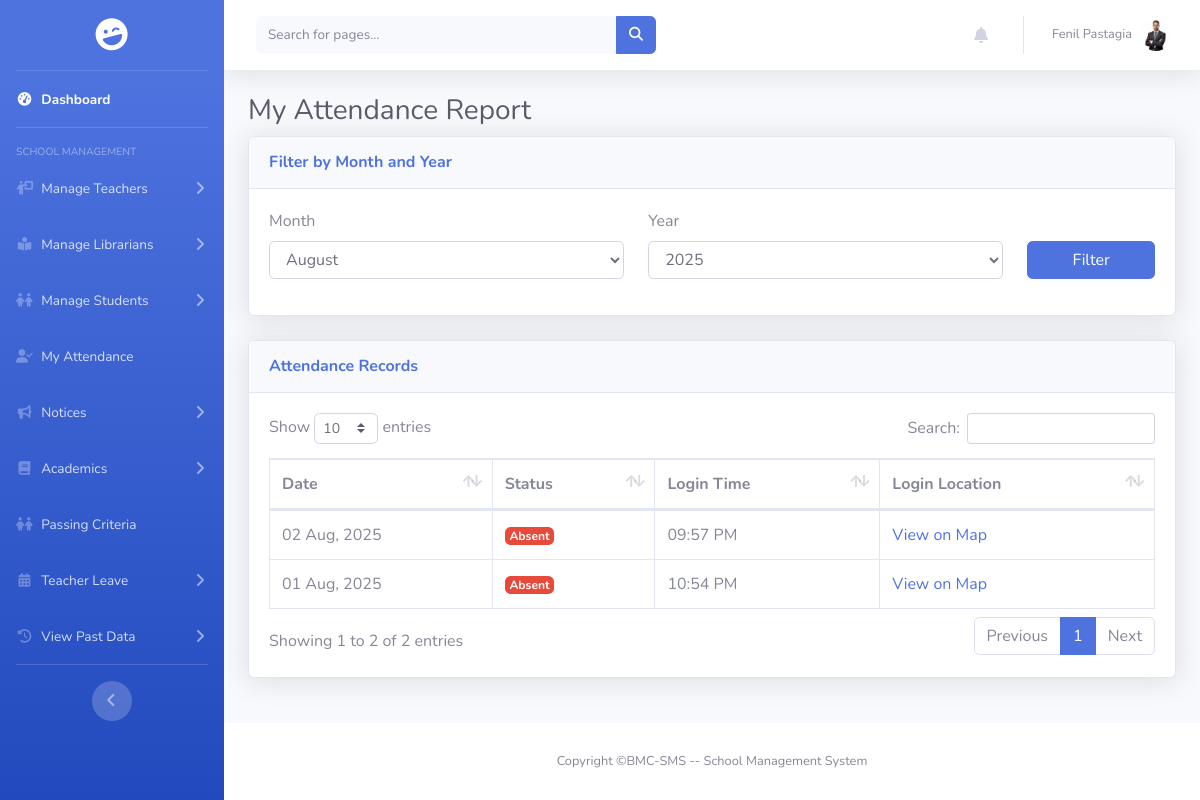
/pages/principal/view_my_attendance.php (signed in), run on an earlier commit of the app's database.
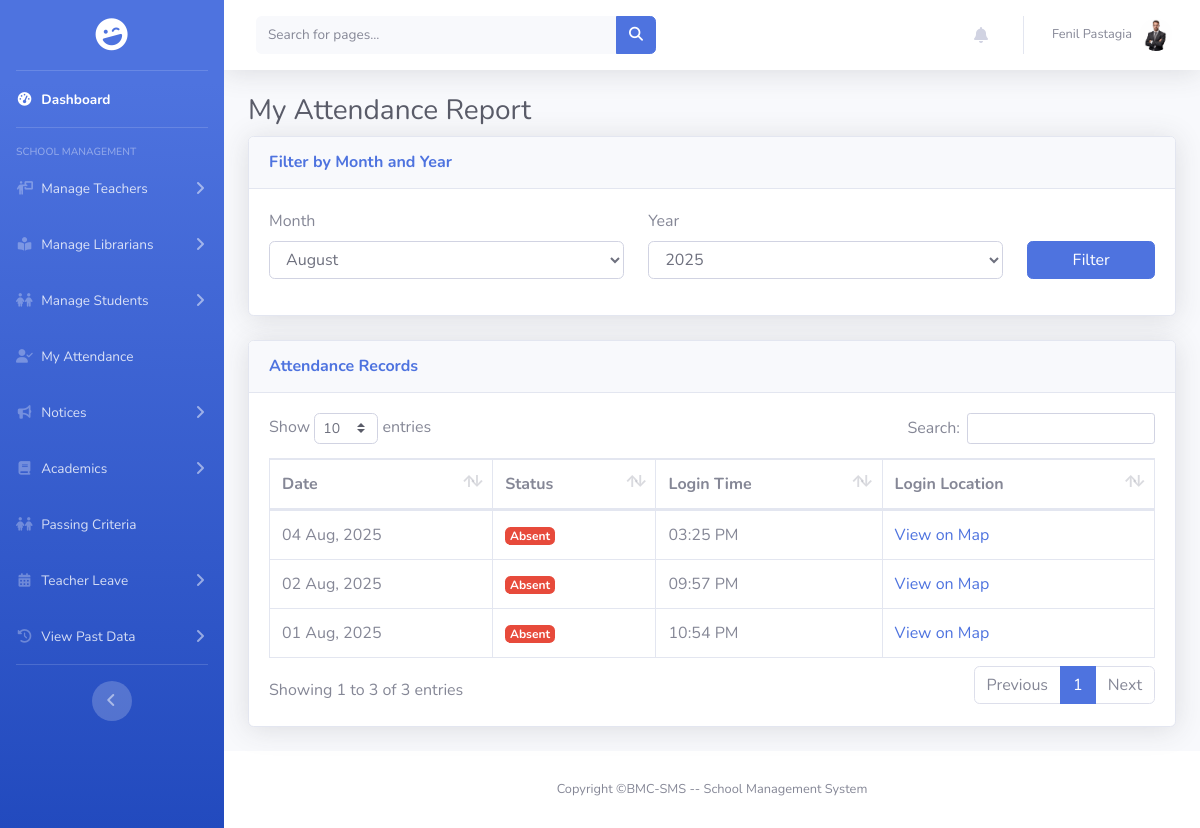
And on a later commit of the database.
### tables this page shows
CREATE TABLE `principal_attendance` (
  `id` int(11) NOT NULL,
  `principal_id` int(11) NOT NULL,
  `school_id` int(11) NOT NULL,
  `attendance_date` date NOT NULL,
  `status` enum('Present','Absent') NOT NULL,
  `login_latitude` decimal(10,8) DEFAULT NULL,
  `login_longitude` decimal(11,8) DEFAULT NULL,
  `login_time` time NOT NULL,
  `updated_at` timestamp NOT NULL DEFAULT current_timestamp() ON UPDATE current_timestamp()
);

### encryption.php (called while the page is built, shortened)
<?php
function decrypt_id($encrypted)
{
    return openssl_decrypt($encrypted, ENCRYPTION_METHOD, ENCRYPTION_KEY, 0, ENCRYPTION_IV);
}

### pages/principal/view_my_attendance.php (the view, shortened to what the changed rows need)
<?php
include_once $_SERVER['DOCUMENT_ROOT'] . '/BMC-SMS/includes/connect.php';
include_once $_SERVER['DOCUMENT_ROOT'] . '/BMC-SMS/encryption.php';
$principal_id = decrypt_id($_COOKIE['encrypted_user_id']);
$selected_month = $_GET['month'] ?? date('m');
$selected_year = $_GET['year'] ?? date('Y');
$query = "
    SELECT
        pa.attendance_date,
        pa.status,
        pa.login_time,
        pa.login_latitude,
        pa.login_longitude
    FROM principal_attendance pa
    WHERE pa.principal_id = ?
      AND MONTH(pa.attendance_date) = ?
      AND YEAR(pa.attendance_date) = ?
    ORDER BY pa.attendance_date DESC
";
$stmt = mysqli_prepare($conn, $query);
mysqli_stmt_bind_param($stmt, "iii", $principal_id, $selected_month, $selected_year);
mysqli_stmt_execute($stmt);
$result = mysqli_stmt_get_result($stmt);
$attendance_records = mysqli_fetch_all($result, MYSQLI_ASSOC);
$page_title = "My Attendance Report";
?>
<!DOCTYPE html>
<html lang="en">
<head>
    <link rel="stylesheet" href="https://cdnjs.cloudflare.com/ajax/libs/font-awesome/6.5.2/css/all.min.css" />
    <link href="/BMC-SMS/assets/css/sb-admin-2.min.css" rel="stylesheet">
    <link href="/BMC-SMS/assets/vendor/datatables/dataTables.bootstrap4.min.css" rel="stylesheet">
</head>
<body id="page-top">
    <div id="wrapper">
        <div id="content-wrapper" class="d-flex flex-column">
            <div id="content">
                <div class="container-fluid">
                    <h1 class="h3 mb-2 text-gray-800"><?php echo htmlspecialchars($page_title); ?></h1>
                    <div class="card shadow mb-4">
                        <div class="card-body">
                            <div class="table-responsive">
                                <table class="table table-bordered" id="dataTable" width="100%" cellspacing="0">
                                    <thead>
                                        <tr>
                                            <th>Date</th>
                                            <th>Status</th>
                                            <th>Login Time</th>
                                            <th>Login Location</th>
                                        </tr>
                                    </thead>
                                    <tbody>
                                        <?php if (empty($attendance_records)): ?>
                                        <tr>
                                            <td colspan="4" class="text-center">No attendance records found for the selected period.</td>
                                        </tr>
                                        <?php else: ?>
                                        <?php foreach ($attendance_records as $record): ?>
                                        <tr>
                                            <td><?php echo date('d M, Y', strtotime($record['attendance_date'])); ?></td>
                                            <td>
                                                <?php if ($record['status'] == 'Present'): ?>
                                                <span class="badge badge-success">Present</span>
                                                <?php else: ?>
                                                <span class="badge badge-danger">Absent</span>
                                                <?php endif; ?>
                                            </td>
                                            <td><?php echo $record['login_time'] ? date('h:i A', strtotime($record['login_time'])) : 'N/A'; ?></td>
                                            <td>
                                                <?php if ($record['login_latitude'] && $record['login_longitude']): ?>
                                                <a href="https://maps.google.com/?q=<?php echo htmlspecialchars($record['login_latitude']); ?>,<?php echo htmlspecialchars($record['login_longitude']); ?>" target="_blank">View on Map</a>
                                                <?php else: ?>
                                                N/A
                                                <?php endif; ?>
                                            </td>
                                        </tr>
                                        <?php endforeach; ?>
                                        <?php endif; ?>
                                    </tbody>
                                </table>
                            </div>
                        </div>
                    </div>
                </div>
            </div>
        </div>
    </div>
</body>
</html>

What changed in the data, as far as the page shows it:
added principal_attendance: attendance_date "04 Aug, 2025", status "Absent", login_time "03:25 PM"
Also different on the page:
text written by a page script: "Show entries Search: Showing 1 to 2 of 2 entries Previous 1 Next" → "Show entries Search: Showing 1 to 3 of 3 entries Previous 1 Next"
